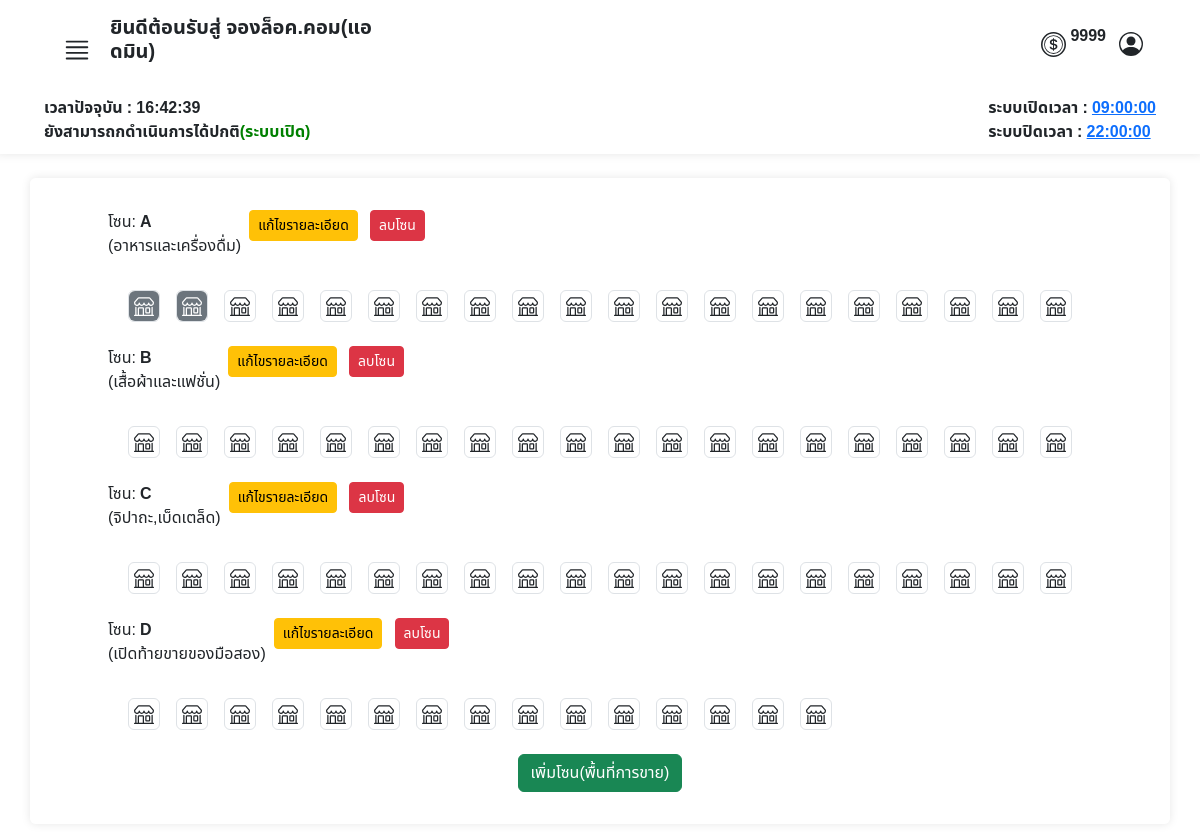
Page /admin/crud_page.php (signed in) on the earlier database version.
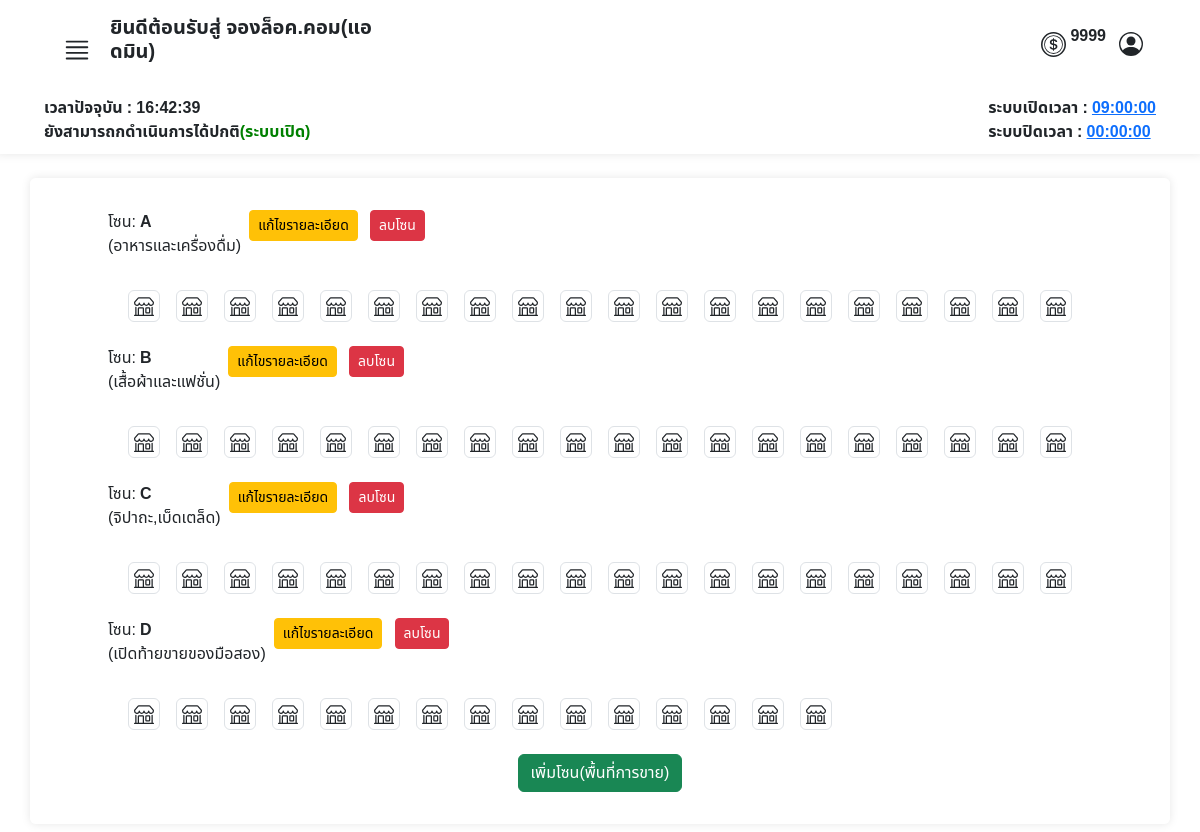
Same page on the later database version.
### tables this page shows
CREATE TABLE `operating_hours` (
  `id` int(11) NOT NULL,
  `opening_time` time NOT NULL,
  `closing_time` time NOT NULL
);

CREATE TABLE `locks` (
  `id_locks` int(11) NOT NULL COMMENT 'ไอดีล็อค',
  `lock_name` varchar(10) NOT NULL COMMENT 'ชื่อเลขล็อต',
  `zone_id` int(3) UNSIGNED ZEROFILL DEFAULT NULL COMMENT 'รหัสประเภทโซน',
  `booking_id` int(10) UNSIGNED ZEROFILL DEFAULT NULL COMMENT 'รหัสการจอง',
  `available` int(3) DEFAULT NULL COMMENT 'สถานะ ว่าง หรือ จองแล้ว '
);

### admin/crud_page.php (the view, shortened to what the changed rows need)
<?php
require("../condb.php");
?>
<!DOCTYPE html>
<html lang="en">
<head>
    <link href="https://cdn.jsdelivr.net/npm/bootstrap@5.3.3/dist/css/bootstrap.min.css" rel="stylesheet">
    <link rel="stylesheet" href="../asset/css/font.css">
</head>
<body>
    <?php
    include('./admin_nav.php');
    ?>
    <div class="container mt-4 bgcolor py-4 rounded">
        <div class="container">
            <div class=" row d-flex justify-content-center align-item-center">
                <div class="col-12 d-flex flex-wrap justify-content-center align-item-center">
                    <?php
                    $sql = "SELECT * FROM zone_detail ORDER BY zone_name";
                    if ($result = $conn->query($sql)) {
                        if ($result->num_rows > 0) {
                            while ($row = $result->fetch_assoc()) {
                                $sql2 = "SELECT COUNT(*) as count FROM locks WHERE zone_id = " . $row["zone_id"];
                                $lockCountResult = $conn->query($sql2);
                                $lockCountRow = $lockCountResult->fetch_assoc();
                                $lockCount = $lockCountRow['count'];
                                echo '
                <div class="mt-2 ">
                   <div class="row ">
                        <div class="col">
                            <div class="d-flex justify-content-start">
                                    <div class="">
                                    <p class="zone_detail"
                                        data-bs-toggle="tooltip"
                                        data-bs-placement="right"
                                        title="รายวัน ' . $row["pricePerDate"] . '฿<br>รายเดือน ' . $row["pricePerMonth"] . '฿">
                                        โซน: <strong>' . $row["zone_name"] . '</strong><br>(' . $row["zone_detail"] . ')
                                    </p>
                                    </div>
                                    <div class="">
                                        <button class="btn btn-sm mx-2 btn-warning edit-btn"
                                            type="button"
                                            data-bs-toggle="modal"
                                            data-bs-target="#EditModal"
                                            data-bs-id="' . $row['zone_id'] . '"
                                            data-bs-name="' . $row['zone_name'] . '"
                                            data-bs-detail="' . $row['zone_detail'] . '"
                                            data-bs-date="' . $row['pricePerDate'] . '"
                                            data-bs-month="' . $row['pricePerMonth'] . '"
                                            data-bs-amount="' . $lockCount . '">
                                        แก้ไขรายละเอียด</button>
                                    <a href="#" class="btn btn-sm btn-danger"
                                        onclick="confirmDelete(\'' . $row['zone_id'] . '\', \'' . addslashes($row['zone_name']) . '\'); return false;">
                                        ลบโซน
                                        </a>
                                    </div>
                            </div>
                    </div>
                </div>
                ';
                                $sql3 = "SELECT * FROM locks WHERE zone_id = " . $row["zone_id"];
                                if ($result3 = $conn->query($sql3)) {
                                    if ($result3->num_rows > 0) {
                                        echo '<div class="d-flex flex-wrap container-md">';
                                        while ($row3 = $result3->fetch_assoc()) {
                                            echo '<div class="mx-2 ">
                                    <p>';
                                            if ($row3["available"] == 0) {
                                                echo '
                                <div class="border rounded " style="text-align: center;">
                                                        <div class="bg-lightt rounded d-flex justify-content-center align-items-center" style="width: 30px; height:30px;">
                                                            <svg xmlns="http://www.w3.org/2000/svg" width="20" height="20" fill="currentColor" class="bi bi-shop" viewBox="0 0 16 16">
                                                                <path d="M2.97 1.35A1 1 0 0 1 3.73 1h8.54a1 1 0 0 1 .76.35l2.609 3.044A1.5 1.5 0 0 1 16 5.37v.255a2.375 2.375 0 0 1-4.25 1.458A2.37 2.37 0 0 1 9.875 8 2.37 2.37 0 0 1 8 7.083 2.37 2.37 0 0 1 6.125 8a2.37 2.37 0 0 1-1.875-.917A2.375 2.375 0 0 1 0 5.625V5.37a1.5 1.5 0 0 1 .361-.976zm1.78 4.275a1.375 1.375 0 0 0 2.75 0 .5.5 0 0 1 1 0 1.375 1.375 0 0 0 2.75 0 .5.5 0 0 1 1 0 1.375 1.375 0 1 0 2.75 0V5.37a.5.5 0 0 0-.12-.325L12.27 2H3.73L1.12 5.045A.5.5 0 0 0 1 5.37v.255a1.375 1.375 0 0 0 2.75 0 .5.5 0 0 1 1 0M1.5 8.5A.5.5 0 0 1 2 9v6h1v-5a1 1 0 0 1 1-1h3a1 1 0 0 1 1 1v5h6V9a.5.5 0 0 1 1 0v6h.5a.5.5 0 0 1 0 1H.5a.5.5 0 0 1 0-1H1V9a.5.5 0 0 1 .5-.5M4 15h3v-5H4zm5-5a1 1 0 0 1 1-1h2a1 1 0 0 1 1 1v3a1 1 0 0 1-1 1h-2a1 1 0 0 1-1-1zm3 0h-2v3h2z" />
                                                            </svg>
                                                        </div>
                                                    </div>';
                                            } else if ($row3["available"] == 1) {
                                                echo '
                            <div class="border rounded d-flex flex-column justify-content-center align-items-center" style="text-align: center;">
                                                        <div class="bg-secondary rounded d-flex justify-content-center align-items-center" style="width: 30px; height:30px; color:white;" >
                                                            <svg xmlns="http://www.w3.org/2000/svg" width="20" height="20" fill="currentColor" class="bi bi-shop" viewBox="0 0 16 16">
                                                                <path d="M2.97 1.35A1 1 0 0 1 3.73 1h8.54a1 1 0 0 1 .76.35l2.609 3.044A1.5 1.5 0 0 1 16 5.37v.255a2.375 2.375 0 0 1-4.25 1.458A2.37 2.37 0 0 1 9.875 8 2.37 2.37 0 0 1 8 7.083 2.37 2.37 0 0 1 6.125 8a2.37 2.37 0 0 1-1.875-.917A2.375 2.375 0 0 1 0 5.625V5.37a1.5 1.5 0 0 1 .361-.976zm1.78 4.275a1.375 1.375 0 0 0 2.75 0 .5.5 0 0 1 1 0 1.375 1.375 0 0 0 2.75 0 .5.5 0 0 1 1 0 1.375 1.375 0 1 0 2.75 0V5.37a.5.5 0 0 0-.12-.325L12.27 2H3.73L1.12 5.045A.5.5 0 0 0 1 5.37v.255a1.375 1.375 0 0 0 2.75 0 .5.5 0 0 1 1 0M1.5 8.5A.5.5 0 0 1 2 9v6h1v-5a1 1 0 0 1 1-1h3a1 1 0 0 1 1 1v5h6V9a.5.5 0 0 1 1 0v6h.5a.5.5 0 0 1 0 1H.5a.5.5 0 0 1 0-1H1V9a.5.5 0 0 1 .5-.5M4 15h3v-5H4zm5-5a1 1 0 0 1 1-1h2a1 1 0 0 1 1 1v3a1 1 0 0 1-1 1h-2a1 1 0 0 1-1-1zm3 0h-2v3h2z" />
                                                            </svg>
                                                        </div>
                                                    </div>';
                                            }
                                            echo '</p>
                                </div>';
                                        }
                                        echo '</div>';
                                    } else {
                                        echo "<p>ยังไม่มีการสร้างข้อมูลพื้นที่การขาย</p>";
                                    }
                                } else {
                                    echo "<p>Error in nested query: " . $conn->error . "</p>";
                                }
                            }
                        } else {
                            echo "<p><strong>ยังไม่มีการสร้างข้อมูลพื้นที่การขาย</strong></p>";
                        }
                    } else {
                        echo "<p>Error in main query: " . $conn->error . "</p>";
                    }
                    ?>
                </div>
            </div>
        </div>
    </div>
    </div>
</body>
</html>

### admin/admin_nav.php (shortened to what the changed rows need)
<nav class="row g-2 bgcolor">
    <?php
    require("../condb.php");
    $sql_time = "SELECT opening_time, closing_time FROM operating_hours LIMIT 1";
    $result = $conn->query($sql_time);
    $row_time = $result->fetch_assoc();
    $openingTime = $row_time['opening_time'];
    $closingTime = $row_time['closing_time'];
    ?>
    <div class="col-12 d-flex justify-content-between px-5">
        <strong>
            <div id="opening_time">ระบบเปิดเวลา : <a href="#" data-bs-toggle="modal" data-bs-target="#editTimeModal"><?php echo $openingTime; ?></a></div>
            <div id="closing_time">ระบบปิดเวลา : <a href="#" data-bs-toggle="modal" data-bs-target="#editTimeModal"><?php echo $closingTime; ?></a></div>
        </strong>
    </div>
</nav>

Differences in the rows shown:
changed operating_hours: closing_time "22:00:00" → "00:00:00"
changed locks (number 1 of 75 on the later page): available 1 → 0 (drawn)
changed locks (number 2 of 75 on the later page): available 1 → 0 (drawn)
